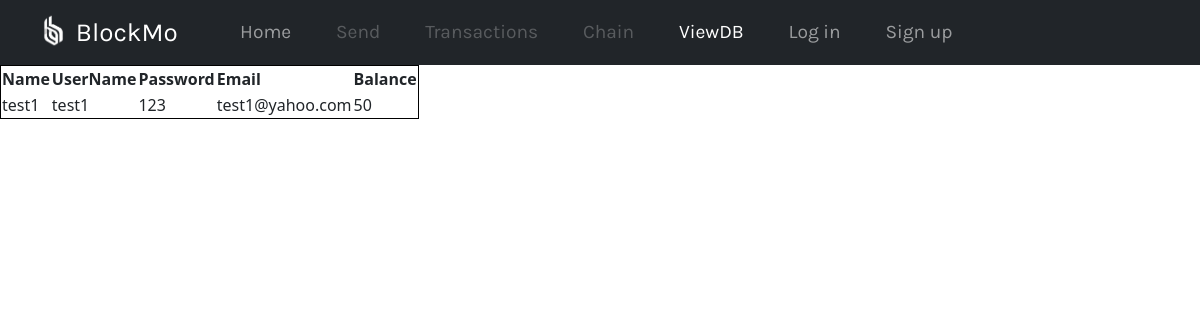
Page /viewDB/ on the earlier database version.
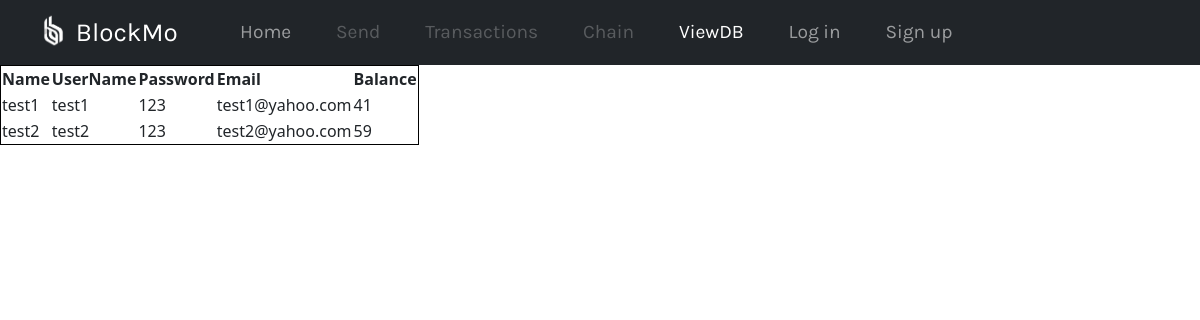
Same page on the later database version.
### app.py (models this page shows, shortened)
class User(db.Model):
    name = db.Column(db.String(20), nullable=False)
    username = db.Column(db.String(20), primary_key=True)
    password = db.Column(db.String(30), nullable=False)
    email = db.Column(db.String(30), primary_key=True) # email as primary key
    balance = db.Column(db.Integer, nullable=False)
    transactions = db.relationship('Transaction', backref='party', lazy=True)

### app.py (the view)
@app.route('/viewDB/')
def viewDB():
    user = getUserFromSession()
    return render_template('viewDB.html', user=user, currentPage='viewDB', values=User.query.all())

### app.py (called while the page is built)
def getUserFromSession():
    if 'user' in session:
        return session['user']
    else:
        return None

### templates/viewDB.html
{% extends 'base.html' %}
{% block head %}
<link rel='stylesheet' href='{{ url_for('static', filename='css/viewDB.css')}}' />
{% endblock %}
{% block body %}
<table>
    <thead>
      <tr>
        <th>Name</th>
        <th>UserName</th>
        <th>Password</th>
        <th>Email</th>
        <th>Balance</th>
      </tr>
    </thead>
    {% for User in values %}
        <tbody>
        <tr>
            <td>{{User.name}}</td>
            <td>{{User.username}}</td>
            <td>{{User.password}}</td>
            <td>{{User.email}}</td>
            <td>{{User.balance}}</td>
        </tr>
        </tbody>
        {% endfor %}
  </table>
{% endblock %}

### templates/base.html (shortened to what this page needs)
<!DOCTYPE html>
<html lang='en' dir='ltr'>
        <head>
                <link rel='stylesheet' href='{{ url_for('static', filename='css/base.css')}}' />
                <link href='https://cdn.jsdelivr.net/npm/bootstrap@5.0.2/dist/css/bootstrap.min.css' rel='stylesheet'>
                {% block head %}{% endblock %}
        </head>
        <body>
                <nav class='navbar navbar-expand-lg navbar-dark bg-dark'>
                <div class='container-fluid'>
                        <a class='navbar-brand' href='#'>
                                <img src='../static/logo.png' alt='' class='d-inline-block align-top' width=35 height=35>
                                <label>BlockMo</label>
                        </a>
                        <div class='collapse navbar-collapse' id='navbarSupportedContent'>
                                <div class='navbar-nav'>
                                        <a class="nav-link {{'active' if currentPage == 'home'}}" aria-current='currentPage' href={{ url_for('home') }}>Home</a>
                                        <a class="nav-link {{'active' if currentPage == 'send'}} {{'disabled' if not user}}" href={{ url_for('send') }}>Send</a>
                                        <a class="nav-link {{'active' if currentPage == 'transactions'}} {{'disabled' if not user}}" href={{ url_for('transactions') }}>Transactions</a>
                                        <a class="nav-link {{'active' if currentPage == 'chain'}} {{'disabled' if not user}}" href='#'>Chain</a>
                                        <a class="nav-link {{'active' if currentPage == 'viewDB'}}" href={{ url_for('viewDB') }}>ViewDB</a>
                                        {% if not user %}
                                                <a class="nav-link {{'active' if currentPage == 'login'}}" href={{ url_for('login') }}>Log in</a>
                                                <a class="nav-link {{'active' if currentPage == 'createaccount'}}" href={{ url_for('createAccount') }}>Sign up</a>
                                        {% else %}
                                                <a class="nav-link" href={{ url_for('logout') }}>Log out</a>
                                        {% endif %}
                                </div>
                        </div>
                </div>
        </nav>
        {% block body %}{% endblock %}
    </body>
</html>

### static/css/base.css (style rules this page uses)
body { font-family: 'Karla', sans-serif; }
.navbar-brand { font-family: 'Karla', sans-serif; padding: 0 2vw; }
.navbar-brand label { font-size: 1.3em; }
.nav-link { font-family: 'Karla', sans-serif; font-size: 1.2em; margin: 0 1.2vw; }

### static/css/viewDB.css (style rules this page uses)
table { border: 1px solid black; }

Differences in the rows shown:
changed User "test1": balance "50" → "41"
added User: name "test2", username "test2", password "123", email "test2@yahoo.com", balance "59"
